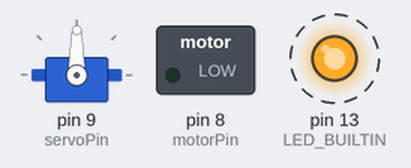
This sketch was run on a simulated Arduino Uno, built with avr-gcc and run on an emulated ATmega328P. Shown: servo, switched loads named in the sketch (green lamp = pin HIGH), output pins drawn as LEDs (lit = HIGH). Dashed ring = blinking. What the sketch prints to the serial monitor is not drawn.

Above: at 0.1 s.
At 38.1 s:
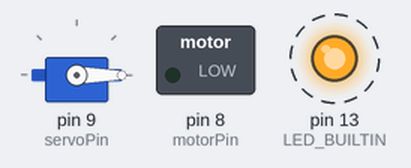
Timing chart, 0 to 40.0 s (numbered marks = the images above):
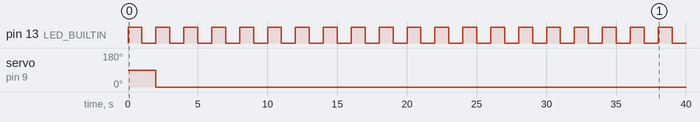

The sketch:

main.ino
```cpp
/*
 Plankobilen 2.0 Arduino
 Robin Reicher

 Goals:
 1. Speed and turn left/rigt controls from wifi connection
 2. From a phone
 3. Autonomos?

 */

#include <Servo.h>


// Motor
int motorPin = 8;    // LED connected to digital pin 9
int throttle = 0;    // variable to store the motor speed 0-255

//Servo
Servo servo;  // create servo object to control a servo
int servoPin = 9;    // LED connected to digital pin 10
int pos = 0;    // variable to store the servo position

//Misc
int warningLed = 13;

void setup() {
  Serial.begin(9600);
  while (! Serial);
  Serial.println("Plankobilen 2.0 Arduino");

  servo.attach(servoPin);  // attaches the servo on pin 9 to the servo object
  pinMode(motorPin, OUTPUT);
  pinMode(LED_BUILTIN, OUTPUT);
}


void stop(){
      servo.write(0);
      analogWrite(motorPin, 0);
}

// Safety first!
void blinkWarning() {
  digitalWrite(LED_BUILTIN, HIGH);   // turn the LED on (HIGH is the voltage level)
  delay(1000);                       // wait for a second
  digitalWrite(LED_BUILTIN, LOW);    // turn the LED off by making the voltage LOW
  delay(1000);                       // wait for a second
}

void testServo()
{
  if (Serial.available())
  {
    int angle = Serial.parseInt();
    servo.write(angle);
  }
}

void testEngine()
{
  Serial.println("TestEngine");
  if (Serial.available())
  {
    int speed = Serial.parseInt();
    if (speed >= 0 && speed <= 255)
    {
      analogWrite(motorPin, speed);
    }
  }
}

void loop() {
  blinkWarning();

  stop();

  //testServo();
  //testEngine();
}
```

Measured:
- by itself, pin 13 (LED_BUILTIN): alternates HIGH for 1.0 s and LOW for 1.0 s
- by itself, servo on pin 9 (servoPin): 90° → 0° at 2.0 s
